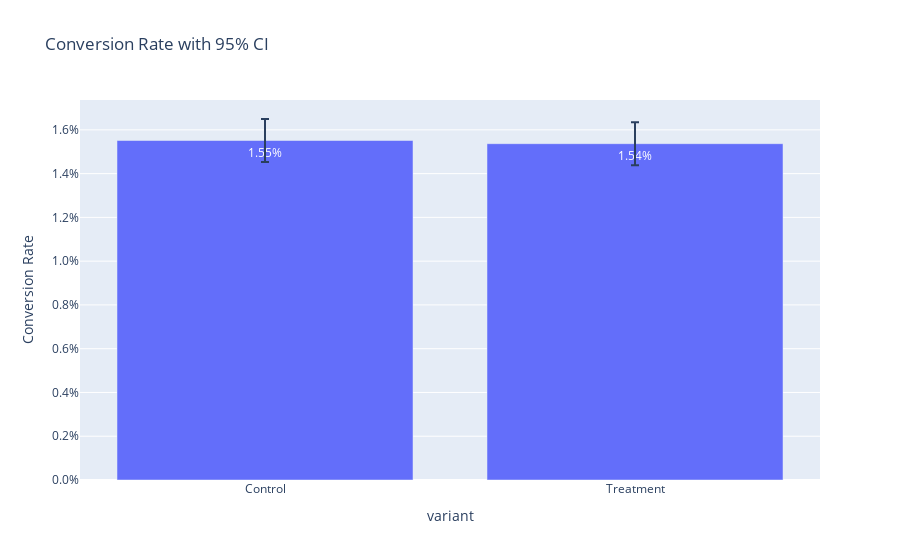

Write notebook code for a chart like this one.
### Markdown cell above
#### Visualize +- 95% CIs

### Code cell
bars = pd.DataFrame({
    'variant': ['Control', 'Treatment'],
    'conv_rate': [cr_c, cr_t],
    'ci': [1.96 * se, 1.96 * se],
})

fig = px.bar(
    bars,
    x = 'variant',
    y = 'conv_rate',
    error_y = 'ci',
    labels = {'conv_rate': 'Conversion Rate'},
    title = 'Conversion Rate with 95% CI',
    text = bars.conv_rate.apply(lambda x: f"{x:.2%}")
)
fig.update_layout(yaxis_tickformat = '.1%')
fig.show()

### Figure 1 — Plotly figure (JSON) as saved in the notebook; plotly's stock layout.template omitted (floating-point values rounded to 4 significant figures)
{"data": [{"error_y": {"array": [0.000983, 0.000983]}, "hovertemplate": "variant=%{x}<br>Conversion Rate=%{y}<br>text=%{text}<extra></extra>", "legendgroup": "", "marker": {"color": "#636efa", "pattern": {"shape": ""}}, "name": "", "orientation": "v", "showlegend": false, "text": ["1.55%", "1.54%"], "textposition": "auto", "type": "bar", "x": ["Control", "Treatment"], "xaxis": "x", "y": [0.01551, 0.01537], "yaxis": "y"}], "layout": {"barmode": "relative", "legend": {"tracegroupgap": 0}, "title": {"text": "Conversion Rate with 95% CI"}, "xaxis": {"anchor": "y", "domain": [0, 1], "title": {"text": "variant"}}, "yaxis": {"anchor": "x", "domain": [0, 1], "tickformat": ".1%", "title": {"text": "Conversion Rate"}}}}
